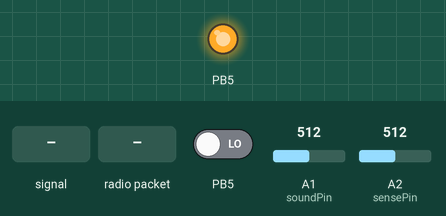
Recording of a sketch running on a simulated ATtiny85, built with avr-gcc and run on an emulated ATtiny85. Shown: output pins drawn as LEDs (lit = HIGH). The test bench sets the inputs (shaded band); at power-on: A1 (soundPin) = 512, A2 (sensePin) = 512, PB5 LOW. No radio packets arrive unless stated; what the sketch prints to the serial monitor is not drawn.

Above: at 1.2 s.
1.3 s: A1 (soundPin) fed a 200 Hz sine of ±81 counts around its level
5.7 s: A1 (soundPin) set to 716
17.3 s: A1 (soundPin) fed a 2 Hz sine of ±306 counts around its level
27.8 s: A2 (sensePin) set to 306
33.1 s: PB5 driven HIGH
43.5 s: radio packet "1" arrives
Timing chart, 0 to 46.5 s (numbered marks = the images above; inputs shaded):
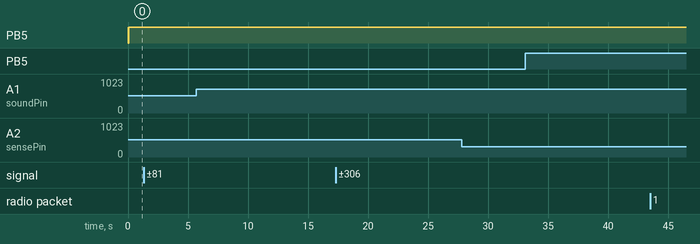

Measured:
- after the input at 1.3 s, every drawn part: stays the same
- after the input at 5.7 s, every drawn part: stays the same
- after the input at 17.3 s, every drawn part: stays the same
- after the input at 27.8 s, every drawn part: stays the same
- after the input at 33.1 s, every drawn part: stays the same
- after the input at 43.5 s, every drawn part: stays the same

The sketch:

Modefined_Client_DHT.ino
```cpp
/*
  Upload Data to IoT Server ThingSpeak (https://thingspeak.com/):
  Support Devices: LoRa Shield + Arduino

  Example sketch showing how to read Temperature and Humidity from DHT11 sensor,
  Then send the value to LoRa Gateway, the LoRa Gateway will send the value to the
  IoT server
  It is designed to work with the other sketch dht11_server.
  modified 24 11 2016
  by Edwin Chen <support@dragino.com>
  Dragino Technology Co., Limited
*/

#include <SPI.h>
#include <RH_RF95.h>

RH_RF95 rf95;

#define dht_dpin A0 // Use A0 pin as Data pin for DHT11.
byte bGlobalErr;
char dht_dat[5]; // Store Sensor Data
char node_id[3] = {1,1,1}; //LoRa End Node ID
float frequency = 860.0;
unsigned int count = 1;

//SDM (Sound Detection Module)
#include <SoftwareSerial.h>

const int soundPin = A1; //sound sensor attach to A1
char db_str[4]; //Store (dB) Sensor data

//For Internal Temperature Sensor and Servo
//#include <Servo.h>
//#include <ServoTimer2.h>

const int sensePin = A2;  //This is the Arduino Pin that will read the sensor output attach to A2
int sensorInput = 0;    //The variable we will use to store the sensor input
//double Voltage = 0;
double temp;        //The variable we will use to store temperature in degrees.

int servoPin = 3;
//ServoTimer2 servo1;

//UV Parts
const int UVPin = A3; // UV
float sensorVoltageUV;
float sensorValueUV;
char uv_str[2];


//////////>>>>>STOP HERE_*_*_*_*_CHECK PIN CONNECTION AGAIN AND AGAIN<<<<<<<<<<////////

void setup()
{
    InitDHT();
    Serial.begin(9600);
//    servo1.attach(servoPin);// Define the servo pin

    if (!rf95.init())
        Serial.println("init failed");
    // Setup ISM frequency
    rf95.setFrequency(frequency);
    // Setup Power,dBm
    rf95.setTxPower(13);

    Serial.println("LoRa End Node Example --");
    Serial.println("    DHT11 Temperature and Humidity Sensor\n");
    Serial.print("LoRa End Node ID: ");

    for(int i = 0;i < 3; i++)
    {
        Serial.print(node_id[i],HEX);
    }
    Serial.println();
}

void InitDHT()
{
    pinMode(dht_dpin,OUTPUT);//Set A0 to output
    digitalWrite(dht_dpin,HIGH);//Pull high A0
}

//Get Sensor Data
void ReadDHT()
{
    bGlobalErr=0;
    byte dht_in;
    byte i;

    //pinMode(dht_dpin,OUTPUT);
    digitalWrite(dht_dpin,LOW);//Pull Low A0 and send signal
    delay(30);//Delay > 18ms so DHT11 can get the start signal

    digitalWrite(dht_dpin,HIGH);
    delayMicroseconds(40);//Check the high level time to see if the data is 0 or 1
    pinMode(dht_dpin,INPUT);
    // delayMicroseconds(40);
    dht_in=digitalRead(dht_dpin);//Get A0 Status

    //   Serial.println(dht_in,DEC);
    if(dht_in)
    {
        bGlobalErr=1;
        return;
    }
    delayMicroseconds(80);//DHT11 send response, pull low A0 80us
    dht_in=digitalRead(dht_dpin);

    if(!dht_in)
    {
        bGlobalErr=2;
        return;
    }
    delayMicroseconds(80);//DHT11 send response, pull low A0 80us
    for (i=0; i<5; i++)//Get sensor data
    dht_dat[i] = read_dht_dat();
    pinMode(dht_dpin,OUTPUT);
    digitalWrite(dht_dpin,HIGH);//release signal and wait for next signal
    byte dht_check_sum = dht_dat[0]+dht_dat[1]+dht_dat[2]+dht_dat[3];//calculate check sum
    if(dht_dat[4]!= dht_check_sum)//check sum mismatch
        {bGlobalErr=3;}
};

byte read_dht_dat(){
    byte i = 0;
    byte result=0;
    for(i=0; i< 8; i++)
    {
        while(digitalRead(dht_dpin)==LOW);//wait 50us
        delayMicroseconds(30);//Check the high level time to see if the data is 0 or 1
        if (digitalRead(dht_dpin)==HIGH)
        result |=(1<<(7-i));//
        while (digitalRead(dht_dpin)==HIGH);//Get High, Wait for next data sampleing.
    }
    return result;
}
uint16_t calcByte(uint16_t crc, uint8_t b)
{
    uint32_t i;
    crc = crc ^ (uint32_t)b << 8;

    for ( i = 0; i < 8; i++)
    {
        if ((crc & 0x8000) == 0x8000)
            crc = crc << 1 ^ 0x1021;
        else
            crc = crc << 1;
    }
    return crc & 0xffff;
}

uint16_t CRC16(uint8_t *pBuffer,uint32_t length)
{
    uint16_t wCRC16=0;
    uint32_t i;
    if (( pBuffer==0 )||( length==0 ))
    {
      return 0;
    }
    for ( i = 0; i < length; i++)
    {
      wCRC16 = calcByte(wCRC16, pBuffer[i]);
    }
    return wCRC16;
}

//###@@***//
//###@@***//
void loop()
{
  Upload_To_Gateway();
  MeasuredSound();
  readVcc();
  TEMP();
//  servo();
}

void Upload_To_Gateway()
{
  Serial.print("###########    ");
  Serial.print("COUNT=");
  Serial.print(count);
  Serial.println("    ###########");
  count++;
  ReadDHT();
  MeasuredSound();
  char data[50] = {0} ;
  int dataLength = 11; // Payload Length
  // Use data[0], data[1],data[2] as Node ID
  data[0] = node_id[0] ;
  data[1] = node_id[1] ;
  data[2] = node_id[2] ;
  data[3] = dht_dat[0];//Get Humidity Integer Part
  data[4] = dht_dat[1];//Get Humidity Decimal Part
  data[5] = dht_dat[2];//Get Temperature Integer Part
  data[6] = dht_dat[3];//Get Temperature Decimal Part

  //SDM Parts
  data[7] = db_str[0];//Get Sound (dB) Integer Part
  data[8] = db_str[1];//Get Sound (dB) Decimal Part

  //UV Parts
  data[9] = uv_str[0];//Get UV Integar Part
  data[10] = uv_str[1];//Get UV Decimal Part


  switch (bGlobalErr)
  {
    case 0:
      Serial.print("Current humidity = ");
      Serial.print(data[3], DEC);//Show humidity
      Serial.print(".");
      Serial.print(data[4], DEC);//Show humidity
      Serial.print("%  ");
      Serial.print("temperature = ");
      Serial.print(data[5], DEC);//Show temperature
      Serial.print(".");
      Serial.print(data[6], DEC);//Show temperature
      Serial.print("C  ");

      //SDM Parts
      Serial.print("Current Sound (dB) = ");
      Serial.print(data[7], DEC);//Show Sound dB
      Serial.print(".");
      Serial.print(data[8], DEC);//Show Sound dB
      Serial.println("dB  ");

      //UV Parts
      Serial.print("UV = ");
      Serial.print(data[9], DEC);//Show UV
      Serial.print(".");
      Serial.print(data[10], DEC);//Show UV
      Serial.println("UV  ");

      break;
    case 1:
      Serial.println("Error 1: DHT start condition 1 not met.");
      break;
    case 2:
      Serial.println("Error 2: DHT start condition 2 not met.");
      break;
    case 3:
      Serial.println("Error 3: DHT checksum error.");
      break;
    default:
      Serial.println("Error: Unrecognized code encountered.");
      break;
  }

  uint16_t crcData = CRC16((unsigned char*)data,dataLength);//get CRC DATA
  //Serial.println(crcData,HEX);

  Serial.print("Data to be sent(without CRC): ");

  int i;
  for(i = 0;i < dataLength; i++)
  {
    Serial.print(data[i],HEX);
    Serial.print(" ");
  }
  Serial.println();

  unsigned char sendBuf[50]={0};

  for(i = 0;i < dataLength;i++)
  {
    sendBuf[i] = data[i] ;
  }

  sendBuf[dataLength] = (unsigned char)crcData; // Add CRC to LoRa Data
  sendBuf[dataLength+1] = (unsigned char)(crcData>>8); // Add CRC to LoRa Data

  Serial.print("Data to be sent(with CRC):    ");
  for(i = 0;i < (dataLength +2); i++)
  {
    Serial.print(sendBuf[i],HEX);
    Serial.print(" ");
  }
  Serial.println();

  rf95.send(sendBuf, dataLength+2);//Send LoRa Data

  uint8_t buf[RH_RF95_MAX_MESSAGE_LEN];//Reply data array
  uint8_t len = sizeof(buf);//reply data length

  if (rf95.waitAvailableTimeout(3000))// Check If there is reply in 3 seconds.
  {
    // Should be a reply message for us now
    if (rf95.recv(buf, &len))//check if reply message is correct
    {
      if(buf[0] == node_id[0] ||buf[1] == node_id[2] ||buf[2] == node_id[2] ) // Check if reply message has the our node ID
      {
        pinMode(4, OUTPUT);
        digitalWrite(4, HIGH);
        Serial.print("Got Reply from Gateway: ");//print reply
        Serial.println((char*)buf);

        delay(400);
        digitalWrite(4, LOW);
        //Serial.print("RSSI: ");  // print RSSI
        //Serial.println(rf95.lastRssi(), DEC);
      }
    }
    else
    {
      Serial.println("recv failed");//
      rf95.send(sendBuf, strlen((char*)sendBuf));//resend if no reply
    }
 }
 else
 {
  Serial.println("No reply, is LoRa gateway running?");//No signal reply
  rf95.send(sendBuf, strlen((char*)sendBuf));//resend data
 }
 delay(1000); // Send sensor data every 30 seconds
 Serial.println("");
}

//###>>>>>>>New Function Start HERE<<<<<<<###//
// From this part is SDM
void MeasuredSound()
{
  int value = analogRead(soundPin);//read the value of A0
  //read ref voltage
  float ref_volt = float(readVcc())/1000.0;

  //preallocate
  float dbValue;


  // read and convert analog data to dB
    dbValue = (analogRead(soundPin)/1024.0)*ref_volt*50.0;
    dtostrf(dbValue,1,2,db_str);
    //Serial.println(db_str);
    delay(80);
}
long readVcc()
{
  // Read 1.1V reference against AVcc
  // set the reference to Vcc and the measurement to the internal 1.1V reference
  #if defined(__AVR_ATmega32U4__) || defined(__AVR_ATmega1280__) || defined(__AVR_ATmega2560__)
    ADMUX = _BV(REFS0) | _BV(MUX4) | _BV(MUX3) | _BV(MUX2) | _BV(MUX1);
  #elif defined (__AVR_ATtiny24__) || defined(__AVR_ATtiny44__) || defined(__AVR_ATtiny84__)
    ADMUX = _BV(MUX5) | _BV(MUX0);
  #elif defined (__AVR_ATtiny25__) || defined(__AVR_ATtiny45__) || defined(__AVR_ATtiny85__)
    ADMUX = _BV(MUX3) | _BV(MUX2);
  #else
    ADMUX = _BV(REFS0) | _BV(MUX3) | _BV(MUX2) | _BV(MUX1);
  #endif

  delay(2); // Wait for Vref to settle
  ADCSRA |= _BV(ADSC); // Start conversion
  while (bit_is_set(ADCSRA,ADSC)); // measuring

  uint8_t low  = ADCL; // must read ADCL first - it then locks ADCH
  uint8_t high = ADCH; // unlocks both

  long result = (high<<8) | low;

  result = 1125300L / result; // Calculate Vcc (in mV); 1125300 = 1.1*1023*1000
  return result; // Vcc in millivolts
}

//###>>>>>>>New Function Start HERE<<<<<<<###//
void TEMP()
{
  sensorInput = analogRead(sensePin);
  temp = (double)sensorInput / 1024;       //find percentage of input reading
  temp = temp * 5;                 //multiply by 5V to get voltage
  temp = temp - 0.5;               //Subtract the offset
  temp = temp * 100;               //Convert to degrees

  Serial.print("Current Temperature: ");
  Serial.println(temp);
  delay(1000);
}
/*void servo()
{
  if(temp >= 22)
  {
    servo1.write(170);
  }
  else if(temp <= 20)
  {
    servo1.write(5);
  }
}
*/
void UV()
{
  sensorValueUV = analogRead(UVPin);
  sensorVoltageUV = sensorValueUV/1024*3.3;
 /* Serial.print("UV sensor reading = ");
  Serial.print(sensorValueUV);
  Serial.println("");
  Serial.print("UV sensor voltage = ");
  Serial.print(sensorVoltageUV);
  Serial.println(" V");
  delay(1000);
*/
  dtostrf(sensorValueUV,1,2,uv_str);
}
```
